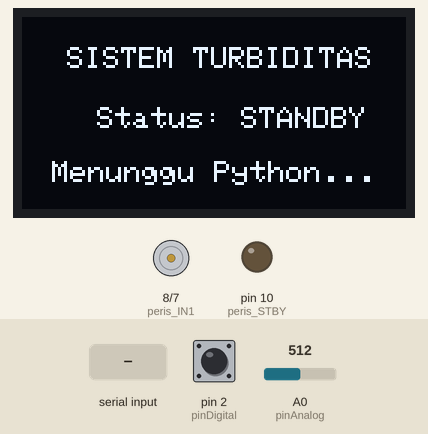
The sketch below on a simulated Arduino Uno, built with avr-gcc and run on an emulated ATmega328P. On the bench: 128×64 one-colour display, motor-driver pin pairs drawn as motors (green arrow = first pin HIGH = forward, orange = second pin HIGH = backward, longer = more drive, scaled by the enable pin, stopped while the standby pin is LOW), output pins drawn as LEDs (lit = HIGH). The test bench sets the inputs (shaded band); at power-on: A0 (pinAnalog) = 512, pin 2 (pinDigital) HIGH. What the sketch prints to the serial monitor is not drawn.

Above: at 1.2 s.
1.3 s: "S" received over Serial
At 2.3 s:
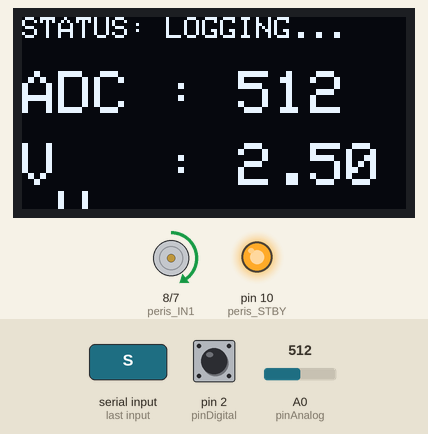
2.8 s: A0 (pinAnalog) set to 716
At 4.0 s:
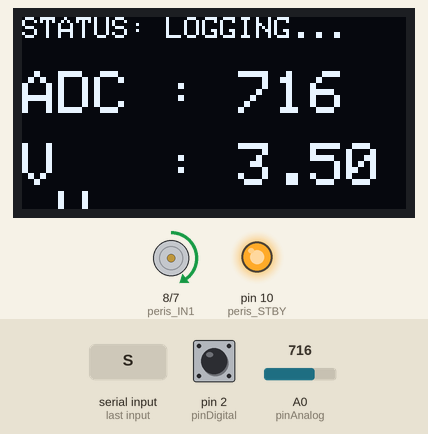
4.3 s: "E" received over Serial
At 4.7 s:
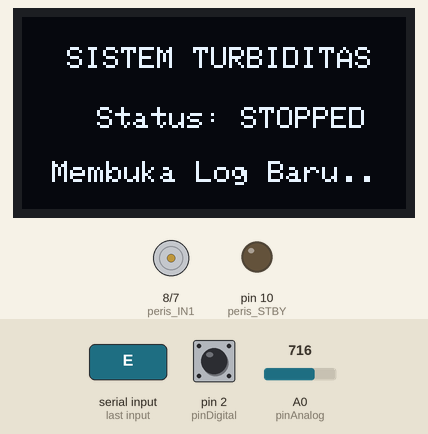
Timing chart, 0 to 7.3 s (numbered marks = the images above; inputs shaded):
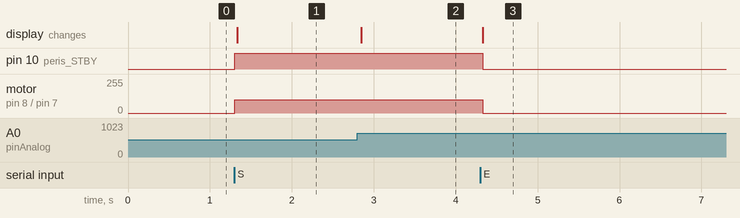

Measured:
- after the input at 1.3 s, pin 10 (peris_STBY): LOW → HIGH at once; motor on pin 8 (peris_IN1) / pin 7 (peris_IN2): stopped → forward 100/255 at once; the display: changes at once (image 1)
- after the input at 2.8 s, the display: changes after 0.05 s (image 2)
- after the input at 4.3 s, pin 10 (peris_STBY): HIGH → LOW at once; motor on pin 8 (peris_IN1) / pin 7 (peris_IN2): forward 100/255 → stopped at once; the display: changes at once (image 3)

The sketch:

car.ino
```cpp
#include <Wire.h>
#include <Adafruit_GFX.h>
#include <Adafruit_SSD1306.h>

#define SCREEN_WIDTH 128 // Lebar OLED dalam piksel
#define SCREEN_HEIGHT 64 // Tinggi OLED dalam piksel
#define OLED_RESET     -1 // Pin reset (share dengan reset Arduino)
Adafruit_SSD1306 display(SCREEN_WIDTH, SCREEN_HEIGHT, &Wire, OLED_RESET);

// Definisi Pin Sensor
const int pinAnalog = A0;
const int pinDigital = 2; // D2

// Pin Pompa Peristaltik
const int peris_IN1 = 8;
const int peris_IN2 = 7;
const int peris_STBY = 10;
const int peris_PWM = 5;

// Variabel Pewaktuan & Status
unsigned long previousMillis = 0;
const long interval = 250; // 0.25 detik (250 milidetik)
bool isRunning = false;     // Status apakah perekaman sudah dimulai

int nilaiAnalog = 0;
int nilaiDigital = 0;

void setup() {
  // Inisialisasi Serial Baud Rate disamakan dengan Python (115200)
  Serial.begin(115200);

  // Konfigurasi Pin Mode
  pinMode(pinAnalog, INPUT);
  pinMode(pinDigital, INPUT_PULLUP);
  pinMode(peris_IN1, OUTPUT); pinMode(peris_IN2, OUTPUT);
  pinMode(peris_STBY, OUTPUT); pinMode(peris_PWM, OUTPUT);

  // Inisialisasi OLED (Alamat default umumnya 0x3C)
  if(!display.begin(SSD1306_SWITCHCAPVCC, 0x3C)) {
    for(;;); // Jika gagal, kunci di loop terus-menerus
  }

  display.clearDisplay();
  display.setTextColor(SSD1306_WHITE);

  // Tampilan Awal sebelum start
  display.setTextSize(1);
  display.setCursor(15, 10);
  display.println("SISTEM TURBIDITAS");
  display.setCursor(25, 30);
  display.print("Status: STANDBY");
  display.setCursor(10, 48);
  display.print("Menunggu Python...");
  display.display();
}

void loop() {
  // Memeriksa perintah masuk dari Python
  if (Serial.available() > 0) {
    char command = Serial.read();
    if (command == 'S') {
      isRunning = true;
      previousMillis = millis();
    } else if (command == 'E') {
      isRunning = false;
      tampilkanStandbyOLED();
      hentikanSistem();
    }
  }

  if (isRunning) {
    unsigned long currentMillis = millis();

    // Membaca nilai analog
    nilaiAnalog = analogRead(pinAnalog);

    // Menghitung voltase untuk ditampilkan di OLED
    float voltase = (nilaiAnalog * 5.0) / 1023.0;
    jalankanSistem();

    // Update Tampilan OLED
    display.clearDisplay();
    display.setTextSize(1);
    display.setCursor(0, 0);
    display.print("STATUS: LOGGING...");

    display.setTextSize(2);
    display.setCursor(0, 18);
    display.print("ADC : "); display.println(nilaiAnalog);
    display.setCursor(0, 42);
    display.print("V   : "); display.print(voltase, 2); display.println(" V"); // Menampilkan 2 angka di belakang koma
    display.display();

    // Mengirim data ke serial TEPAT setiap 0.25 detik
    if (currentMillis - previousMillis >= interval) {
      previousMillis = currentMillis;

      // Kirim Nilai Analog dan Nilai Digital (D2) dipisah koma ke Python
      // Python yang akan melakukan kalkulasi voltase presisi tinggi
      nilaiDigital = digitalRead(pinDigital);
      Serial.print(nilaiAnalog);
      Serial.print(",");
      Serial.println(nilaiDigital);
    }
  }
}

void jalankanSistem() {
  isRunning = true;

  // Peristaltik ON
  digitalWrite(peris_STBY, HIGH);
  digitalWrite(peris_IN1, HIGH);
  digitalWrite(peris_IN2, LOW);
  analogWrite(peris_PWM, 100);
}

void hentikanSistem() {
  isRunning = false;
  digitalWrite(peris_STBY, LOW);
  digitalWrite(peris_IN1, LOW);
  digitalWrite(peris_IN2, LOW);
  analogWrite(peris_PWM, 0);
  delay(1000);
}

void tampilkanStandbyOLED() {
  display.clearDisplay();
  display.setTextSize(1);
  display.setCursor(15, 10);
  display.println("SISTEM TURBIDITAS");
  display.setCursor(25, 30);
  display.print("Status: STOPPED");
  display.setCursor(10, 48);
  display.print("Membuka Log Baru..");
  display.display();
}
```
